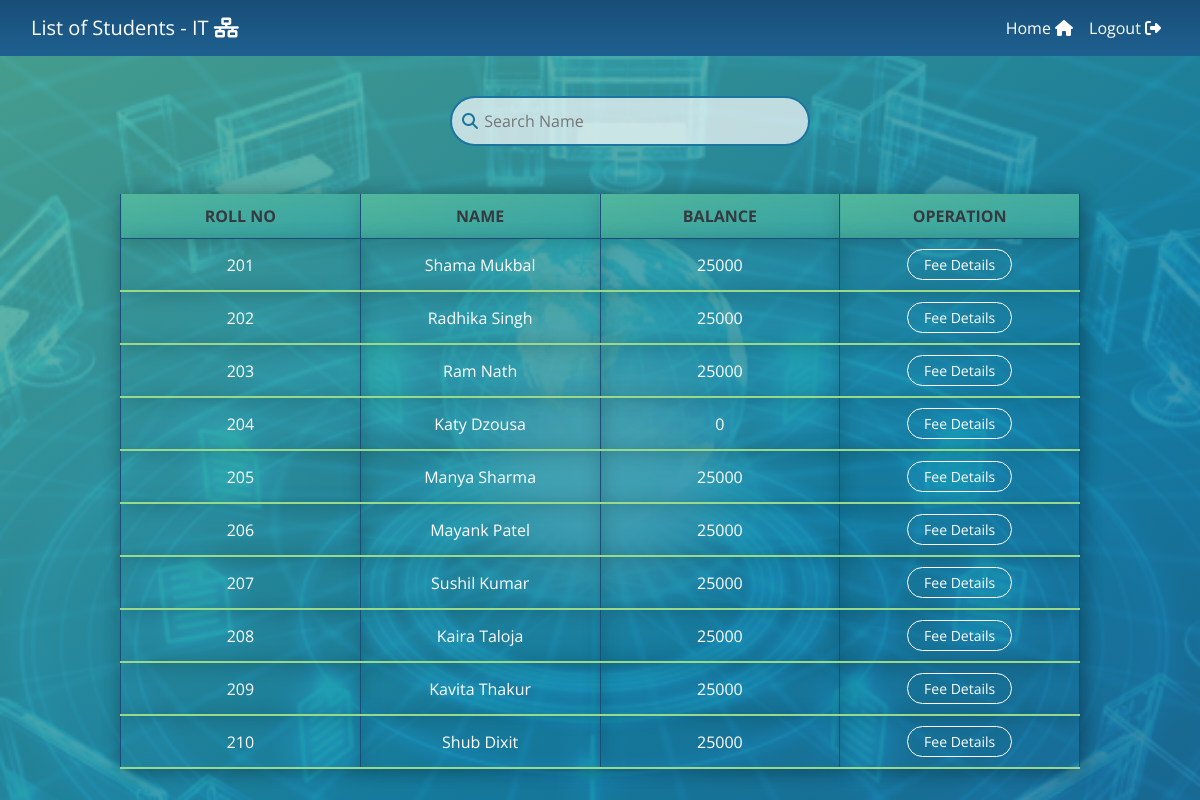
/it.php, run on the app's committed database.
### tables this page shows
CREATE TABLE `it` (
  `name` varchar(20) NOT NULL,
  `id` int(20) NOT NULL,
  `contact` varchar(20) NOT NULL,
  `email` varchar(30) NOT NULL,
  `joindate` date NOT NULL,
  `balance` int(30) NOT NULL
);

### it.php (the view, shortened to what this page needs)
<!DOCTYPE html>
<html>
  <head>
    <link href="https://cdn.jsdelivr.net/npm/bootstrap@5.0.1/dist/css/bootstrap.min.css" rel="stylesheet">
    <link rel="stylesheet" href="https://maxcdn.bootstrapcdn.com/bootstrap/4.5.0/css/bootstrap.min.css">
    <link href="styles.css" rel="stylesheet">
  </head>
  <body>
    <nav class="navbar navbar-expand-md navbar-dark fixed-top">
      <div class="container-fluid">
        <a class="navbar-brand">List of Students - IT <i class="fas fa-network-wired"></i></a>
        <div class="collapse navbar-collapse" id="navbarCollapse">
          <ul class="navbar-nav ms-auto">
            <li class="nav-item">
              <a class="nav-link active" aria-current="page" href="home.html">Home <i class="fas fa-home"></i></a>
            </li>
            <li class="nav-item">
              <a class="nav-link active" aria-current="page" href="logout.php">Logout <i class="fas fa-sign-out-alt"></i></a>
            </li>
          </ul>
        </div>
      </div>
    </nav>
    <div class="bg_it">
      <br><br><br><br>
      <div class="search">
        <i class="fas fa-search" style="color: #1A759F;"></i>
        <input class="search-bar" id="search" type="text" placeholder="Search Name">
      </div>
      <br><br>
      <table>
        <thead>
          <tr class="text-uppercase text-dark">
            <th scope="col" class="text-center px-5">Roll No</th>
            <th scope="col" class="text-center px-5">Name</th>
            <th scope="col" class="text-center px-5">Balance</th>
            <th scope="col" class="text-center px-5">Operation</th>
          </tr>
        </thead>
        <tbody id="output">
          <?php
          $conn = mysqli_connect("localhost", "root", "", "fees");
          $sql = "SELECT * FROM it";
          $result = mysqli_query($conn,$sql);
          while($rows = mysqli_fetch_assoc($result)){
          ?>
          <tr style="border-bottom: 2px solid #99D98C;">
            <td class="px-5"><?php echo $rows['id']?></td>
            <td class="px-5"><?php echo $rows['name']?></td>
            <td class="px-5"><?php echo $rows['balance']?></td>
            <td><a href="payit.php?id= <?php echo $rows['id'] ;?>"> <button type="button" class="btn5 px-3 btn-sm">Fee Details</button></a></td>
          </tr>
          <?php
          }
          ?>
        </tbody>
      </table>
    </div>
  </body>
</html>

### styles.css (style rules this page uses)
body, html { height: 100%; margin: 0; background: linear-gradient(to right,#D9ED92,#B5E48C,#99D98C); font-family: 'Open Sans', sans-serif; color: lightyellow; }
.navbar { background: linear-gradient(to bottom, #184E77, #1E6091); color: lightyellow; }
.search { padding: 10px; border: 2px solid #1A759F; border-radius: 25px; margin-left: 450px ; width: 30%; outline: transparent; background: rgba(255, 255, 255, 0.7); }
.search-bar { outline: transparent; border: transparent; background: transparent; }
.bg_it { background-image: linear-gradient(to bottom right, rgba(82, 182, 154, 0.85), rgba(52, 160, 164, 0.85), rgba(22, 138, 173, 0.85), rgba(26, 117, 159, 0.85)), url("media/it.png"); min-height: 100%; min-width: 100%; background-position: center; background-repeat: no-repeat; background-size: cover; position:sticky; }
table, th, td { border-bottom: 1px solid #184E77; border-right: 1px solid #184E77; border-left: 1px solid #184E77; border-collapse: collapse; margin: 25px 0; table-layout: fixed; width: 80%; margin: auto; box-shadow: 2px 2px 20px rgba(0, 0, 0, 0.2); padding: 0px; }
th { background-image: linear-gradient(to bottom right, #52B69A, #34A0A4); }
th, td { padding: 10px; text-align: center; }
td { color: white; }
.btn5 { border-radius: 50px; background-color: transparent; color: #fff; border: 1px solid #fff; }

### data on the page
it: id "201", name "Shama Mukbal", balance "25000"
it: id "202", name "Radhika Singh", balance "25000"
it: id "203", name "Ram Nath", balance "25000"
it: id "204", name "Katy Dzousa", balance "0"
it: id "205", name "Manya Sharma", balance "25000"
it: id "206", name "Mayank Patel", balance "25000"
it: id "207", name "Sushil Kumar", balance "25000"
it: id "208", name "Kaira Taloja", balance "25000"
it: id "209", name "Kavita Thakur", balance "25000"
it: id "210", name "Shub Dixit", balance "25000"
